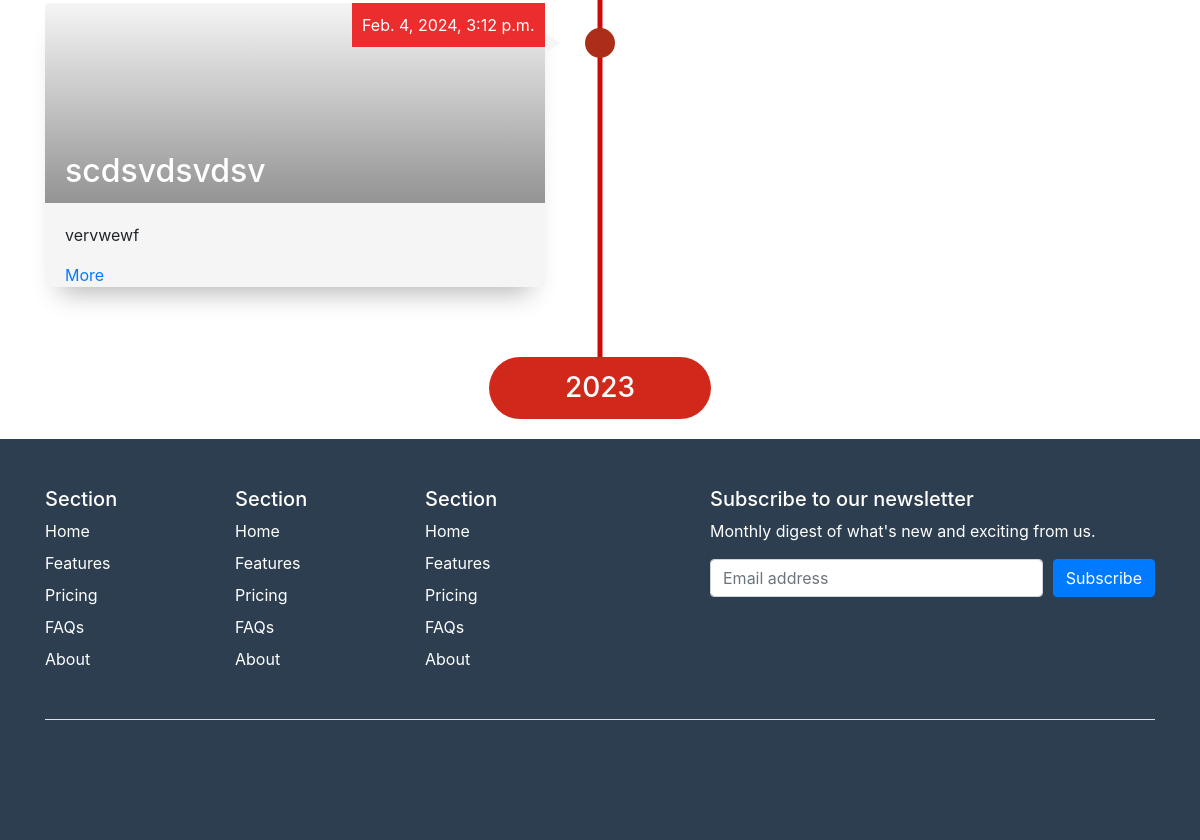
/events/ (lower part), run on an earlier commit of the app's database.
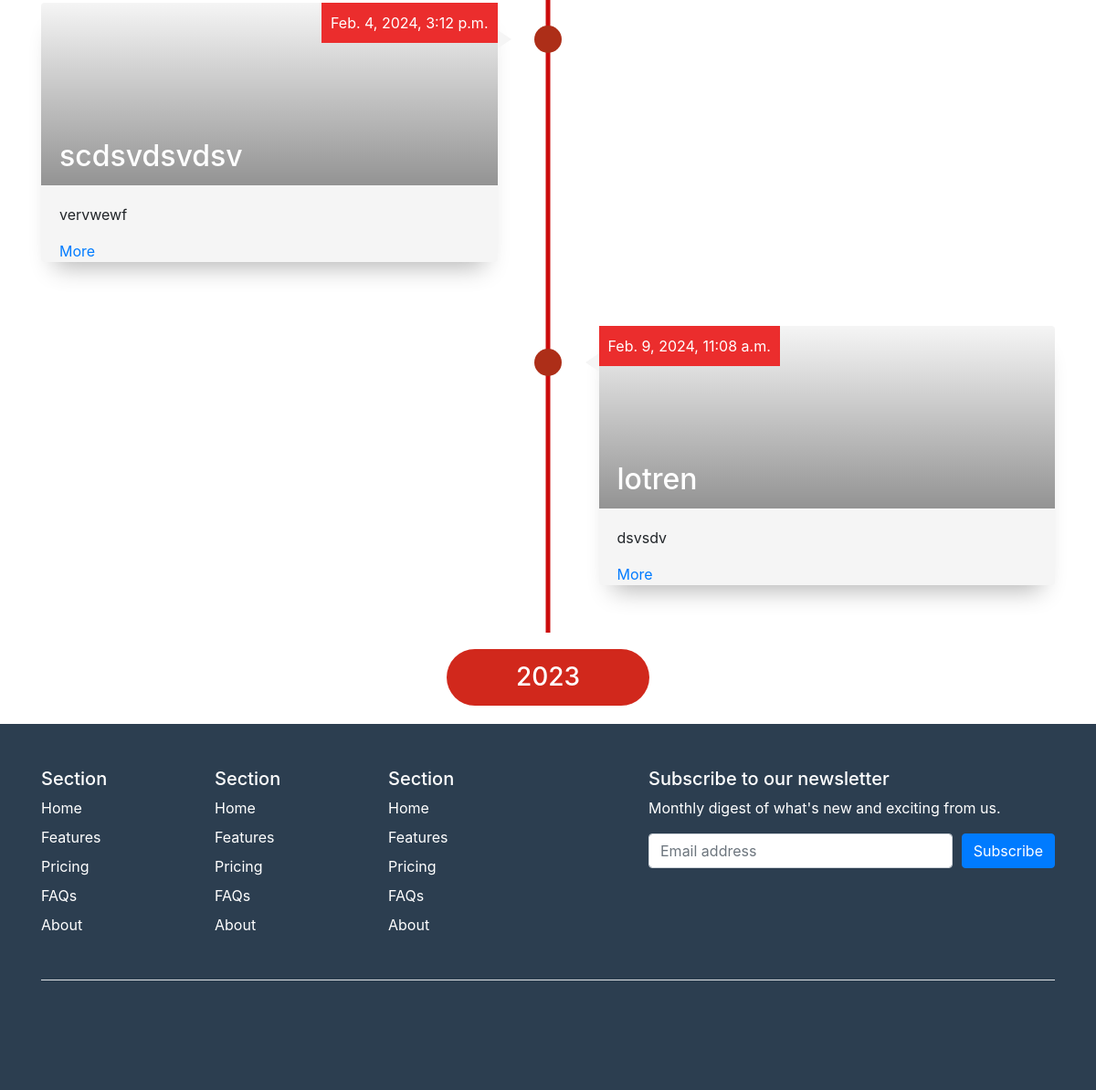
And on a later commit of the database.
### base/models.py (models this page shows, shortened)
class event(models.Model):
    title = models.CharField(max_length=254, null=False, blank=False)
    image = models.ImageField(upload_to="eventsImages/")
    content = models.CharField(max_length=1016, null=False, blank=False)
    created = models.DateTimeField(auto_now_add=True)
    updated = models.DateTimeField(auto_now=True)

### base/views.py (the view)
# urls.py: path('events/', eventView, name="events"),
def eventView(request):
    eventObjects = event.objects.all()
    context = {"events": eventObjects}
    return render(request, 'base/events.html', context)

### base/templates/base/events.html (shortened to what this page needs)
{%extends "base/base.html"%}
{%load static%}
{% block extrahead %}
  <link rel="stylesheet" href="{% static 'css/events.css' %}">
    <link
      rel="stylesheet"
      href="https://cdn.jsdelivr.net/npm/bootstrap@4.3.1/dist/css/bootstrap.min.css"
    />
{% endblock %}
{%block content%}
<section class="timeline">
  <div class="container" style="margin-top: 50px; position: relative">
    {%for event in events%}
      <div class="timeline-item">
        <div class="timeline-img"></div>
        <div class="timeline-content timeline-card js--fadeInRight">
          <div class="timeline-img-header">
            <h2>{{event.title}}</h2>
          </div>
          <div class="date">{{event.created}}</div>
          <p>
            {{event.content}}
          </p>
          <a class="bnt-more" href="javascript:void(0)">More</a>
        </div>
      </div>
    {%endfor%}
  </div>
  <div class="container text-center"
    style="
      margin-bottom: 20px;
      position: relative;
      z-index: 1;
      justify-content: center;
    "
  >
    <button
      class="btn btn-lg"
      style="
        background-color: #d1281c;
        border-radius: 50px;
        width: 20%;
        justify-content: center;
        align-items: center;
      "
    >
      <h3 style="color: #ffffff; margin-bottom: 5px; margin-top: 5px">
        2023
      </h3>
    </button>
  </div>
</section>
{%endblock%}

What changed in the data, as far as the page shows it:
added event: title "lotren", created "Feb. 9, 2024, 11:08 a.m.", content "dsvsdv"
